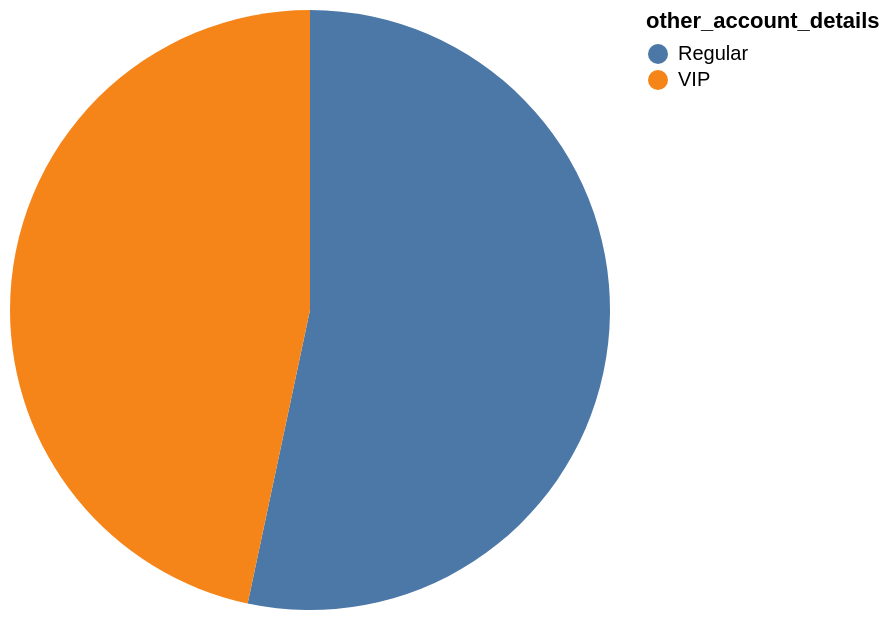

Describe this chart as a Vega-Lite specification.
### Vega-Lite specification from a JSON file in a GitHub repository (floating-point values rounded to 4 significant figures)
{"data": {"values": [{"x_data": "Regular", "y_data": 8}, {"x_data": "VIP", "y_data": 7}]}, "mark": "arc", "encoding": {"theta": {"field": "y_data", "type": "quantitative", "title": "COUNT(other_account_details)"}, "color": {"field": "x_data", "type": "nominal", "title": "other_account_details"}}}
